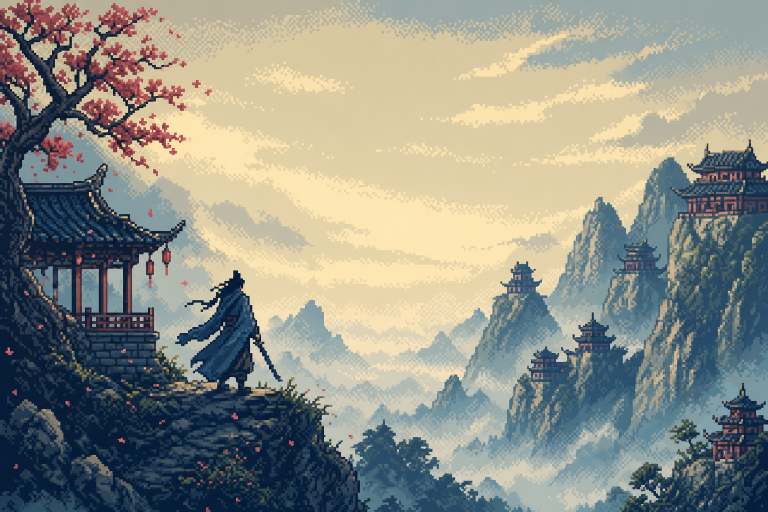
#> input picture assets/banner.png, 1536 x 1024 px, found by its file name (shown at 1/2 size)
$ python tree_paint.py
#> lines starting #> are read from the running program, lines starting #| are printed output that depends on the picture; after the words box and inside, x2 and y2 are one past the last pixel; in counts of white or black regions, pixels touching at a corner belong together
#> further down, img is the input picture: shape (1024, 1536, 3); mean B, G, R 135.4, 144.6, 142.1
"""Paint an extension of the cherry tree crown into the top sky area (small-res grid)."""
import numpy as np, cv2

def paint_tree_ext(sm, seed=5):
#> called with seed = 5
    sm = sm.copy()
    b,g,r = [sm[:,:,i].astype(np.int16) for i in range(3)]
    lum = cv2.cvtColor(sm, cv2.COLOR_BGR2GRAY).astype(np.int16)
    pink = (r>g+15)&(r>b+18)&(lum<225)
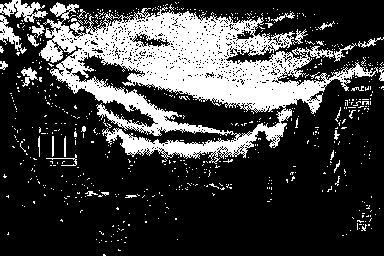
#> pink: shape (256, 384) bool; 25.1% white; 651 white regions (622 under 20 px), largest, box (x1, y1, x2, y2) and area: (39, 2, 378, 164) 21062, (0, 0, 48, 23) 519, (0, 15, 27, 54) 329
    rng = np.random.default_rng(seed)

    # wood palette sampled from existing dark branches
    woodmask = (lum<95)&(np.mgrid[0:sm.shape[0],0:sm.shape[1]][1]<60)
#> woodmask: shape (256, 384) bool; 11.4% white; 36 white regions (35 under 20 px), largest, box (x1, y1, x2, y2) and area: (0, 0, 60, 256) 11085
    woodmask[90:,:]=False
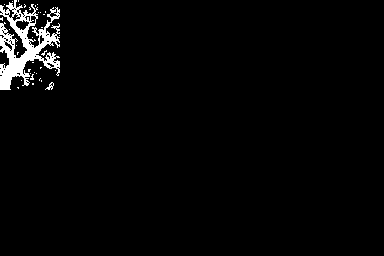
#> woodmask: shape (256, 384) bool; 2.5% white; 35 white regions (33 under 20 px), largest, box (x1, y1, x2, y2) and area: (0, 0, 60, 90) 2293, (45, 82, 54, 90) 30
    wys,wxs = np.nonzero(woodmask)
#> wys = 2420 values from 0 to 89; wxs = 2420 values, max 59 at index 134, min 0 at index 30, mean 25.37
    woodcols = sm[wys,wxs]
#> woodcols = 2420 rows, first 8: [76, 68, 148], [73, 62, 145], [70, 64, 139], [57, 60, 137], [68, 67, 143], [75, 71, 147], [73, 63, 141], [64, 57, 135]

    # blossom source patches (7x7) from existing crown
    cnt = cv2.boxFilter(pink.astype(np.float32),-1,(7,7),normalize=False)
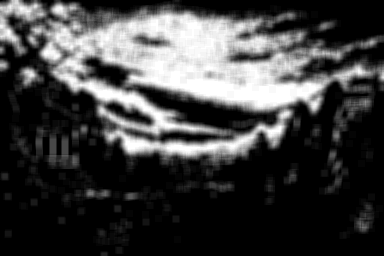
#> cnt: shape (256, 384) float32; min 0, max 49, mean 12.3; drawn with min black and max white
    gy,gx = np.mgrid[0:sm.shape[0],0:sm.shape[1]]
    cand = np.argwhere((cnt>30)&(gx<58)&(gy>6)&(gy<70))
#> cand = 1014 pairs, first value 7 to 69, second value 0 to 57
    patches=[]
    for (py,px) in cand[rng.choice(len(cand), 40, replace=False)]:
        y0,x0 = py-3,px-3
        if y0<0 or x0<0: continue
        pat = sm[y0:y0+7, x0:x0+7].copy()
        pm  = pink[y0:y0+7, x0:x0+7] | (lum[y0:y0+7, x0:x0+7]<110)
        if pm.sum()>=22: patches.append((pat,pm))
#> this loop made 40 passes
#> (py, px, y0, x0) on passes 1 to 12: (8, 6, 5, 3), (11, 12, 8, 9), (53, 52, 50, 49), (12, 55, 9, 52), (44, 51, 41, 48), (60, 54, 57, 51), (58, 53, 55, 50), (57, 52, 54, 49), (37, 56, 34, 53), (33, 49, 30, 46), (9, 32, 6, 29), (50, 49, 47, 46)
#> after the loop, patches = 34 items

    def draw_branch(pts, w0):
#> called with w0 = 3
        pts = np.array(pts, np.float32)
        allp=[]
        for i in range(len(pts)-1):
            n = int(np.hypot(*(pts[i+1]-pts[i]))*3)+1
            for t in np.linspace(0,1,n):
                allp.append(pts[i]*(1-t)+pts[i+1]*t)
        allp=np.array(allp)
        L=len(allp)
        for i,(x,y) in enumerate(allp):
            wdt = max(1, int(round(w0*(1-i/L))))
            col = woodcols[rng.integers(len(woodcols))]
            cv2.circle(sm,(int(round(x)),int(round(y))),wdt//2,col.tolist(),-1)
#> this loop made 225 passes
#> col on passes 1 to 3: [47, 37, 28], [60, 44, 34], [48, 24, 6]
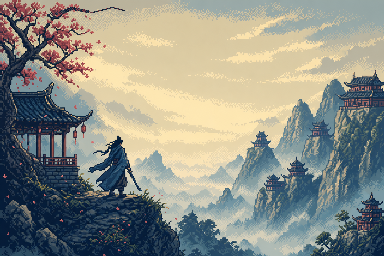
#> sm: shape (256, 384, 3); mean of channels 0, 1, 2 135.7, 145.1, 142.5; drawn as B, G, R
        return allp

    def blossoms_along(allp, every=7, prob=0.9):
        L=len(allp)
        i= int(every*0.7)
        while i < L:
            if rng.random()<prob and patches:
                x,y = allp[i]
                x += rng.integers(-2,3); y += rng.integers(-3,2)
                pat,pm = patches[rng.integers(len(patches))]
                x0,y0 = int(x)-3, int(y)-3
                if 0<=x0 and 0<=y0 and x0+7<sm.shape[1] and y0+7<sm.shape[0]:
                    roi = sm[y0:y0+7, x0:x0+7]
                    roi[pm] = pat[pm]
            i += every + int(rng.integers(0,4))
        # tip cluster
        x,y = allp[-1]
        for _ in range(2):
            pat,pm = patches[rng.integers(len(patches))]
            x0 = int(x)-3+int(rng.integers(-2,3)); y0=int(y)-3+int(rng.integers(-2,3))
            if 0<=x0 and 0<=y0 and x0+7<sm.shape[1] and y0+7<sm.shape[0]:
                roi = sm[y0:y0+7, x0:x0+7]; roi[pm]=pat[pm]

    # main new branches growing right into the sky zone (small coords)
    A = draw_branch([(52,14),(72,8),(92,12),(112,7),(124,10)], 3)
    B = draw_branch([(54,30),(74,26),(94,30),(110,24),(122,27)], 3)
#> call 2 of draw_branch, with w0 = 3
#> the loop in draw_branch (call 2), `for i,(x,y) in enumerate(allp):` made 214 passes
#> col on passes 1 to 3: [57, 33, 14], [45, 23, 9], [69, 54, 44]
#> after the loop in draw_branch (call 2), `for i,(x,y) in enumerate(allp):`:
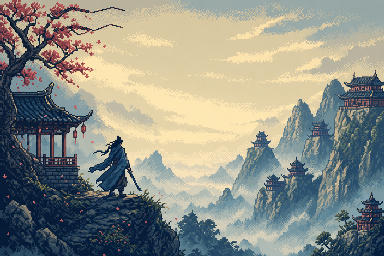
#> sm: shape (256, 384, 3); 0.15% of pixels changed, all inside (x1, y1, x2, y2) = (53, 24, 123, 32); drawn as B, G, R
    C = draw_branch([(50,44),(68,48),(84,42),(96,45)], 2)
#> after the loop in draw_branch (call 3), `for i,(x,y) in enumerate(allp):`: sm: shape (256, 384, 3); 0.09% of pixels changed, all inside (x1, y1, x2, y2) = (49, 42, 97, 49)
    # twigs
    t1 = draw_branch([(80,10),(88,18),(97,20)], 1)
#> after the loop in draw_branch (call 4), `for i,(x,y) in enumerate(allp):`: sm: shape (256, 384, 3); mean of channels 0, 1, 2 135.5, 144.8, 142.2
    t2 = draw_branch([(96,28),(103,35),(112,38)], 1)
#> after the loop in draw_branch (call 5), `for i,(x,y) in enumerate(allp):`: sm: shape (256, 384, 3); mean of channels 0, 1, 2 135.5, 144.8, 142.2
    t3 = draw_branch([(70,26),(76,17)], 1)
#> the loop in draw_branch (call 6), `for i,(x,y) in enumerate(allp):` made 33 passes
#> col on passes 1 to 12: [67, 44, 31], [59, 40, 25], [69, 65, 127], [47, 25, 11], [77, 61, 54], [70, 62, 135], [46, 25, 15], [74, 63, 128], [65, 60, 114], [73, 51, 127], [50, 27, 10], [66, 56, 116]
#> after the loop in draw_branch (call 6), `for i,(x,y) in enumerate(allp):`:
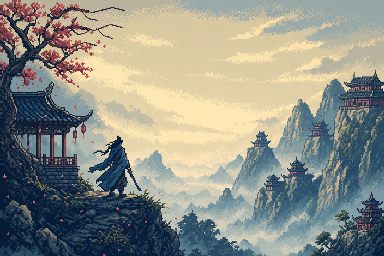
#> sm: shape (256, 384, 3); mean of channels 0, 1, 2 135.5, 144.8, 142.2; drawn as B, G, R
    for path,ev in [(A,6),(B,6),(C,7),(t1,6),(t2,6),(t3,6)]:
        blossoms_along(path, ev)
    return sm

if __name__ == '__main__':
    img = cv2.imread('assets/banner.png')
    sm = cv2.resize(img,(384,256),interpolation=cv2.INTER_NEAREST)
    out = paint_tree_ext(sm)
    cv2.imwrite('/tmp/tree_ext.png', cv2.resize(out[:100,:140],None,fx=5,fy=5,interpolation=cv2.INTER_NEAREST))
    cv2.imwrite('/tmp/tree_ext_full.png', cv2.resize(out,(1536,1024),interpolation=cv2.INTER_NEAREST))
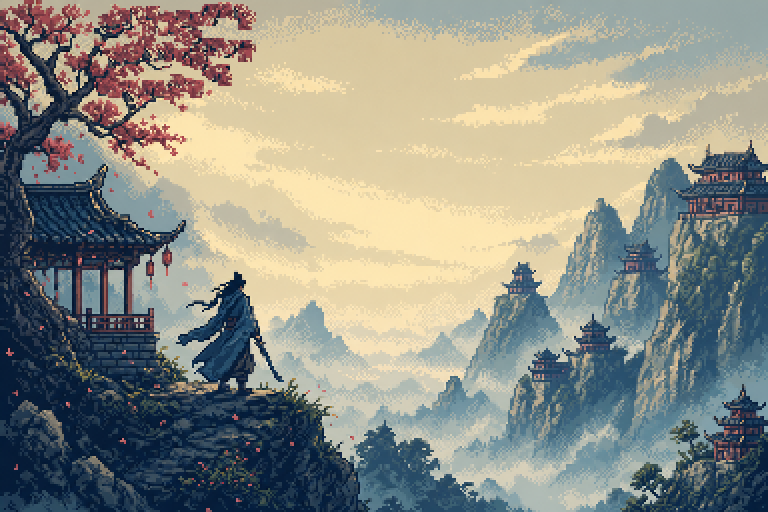
#> saved as tree_ext_full.png: shape (1024, 1536, 3) (shown at 1/2 size); mean B, G, R 134.5, 143.4, 141.4
